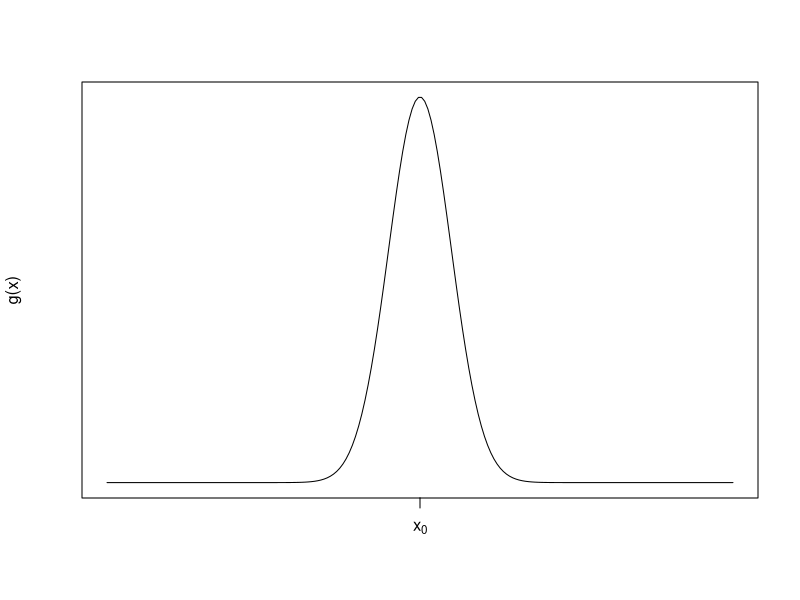
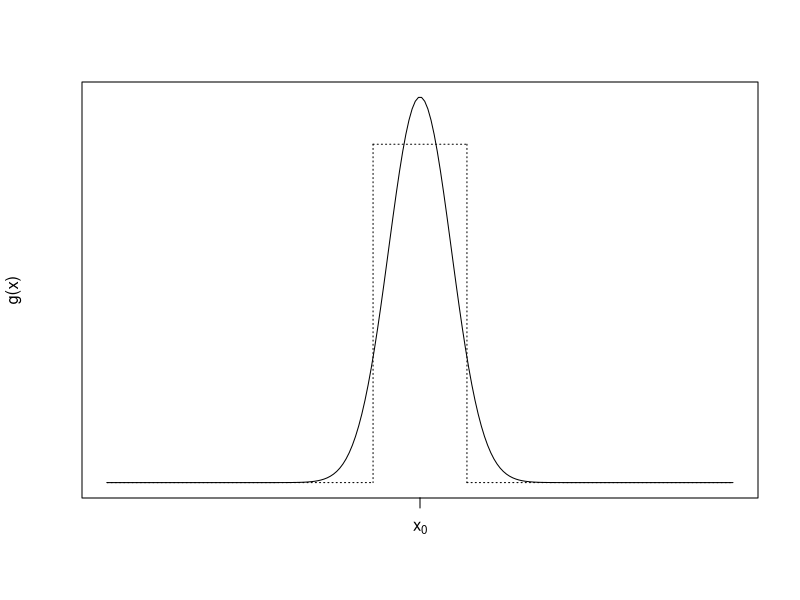

These charts were generated, in order, by the following R code:
## ---- chunk 1
curve(dnorm(x, 3, sd = 0.1), 2, 4, n = 200, xaxt = "n", xlab = "", 
      ylab = "g(x)", yaxt = "n")
axis(1, 3, expression(x[0]))
## ---- chunk 2
curve(dnorm(x, 3, sd = 0.1), 2, 4, n = 200, xaxt = "n", xlab = "", 
      ylab = "g(x)", yaxt = "n")
axis(1, 3, expression(x[0]))
segments(2.85, 3.5, 3.15, 3.5, lty = 3)
segments(2.85, 3.5, 2.85, 0, lty = 3)
segments(3.15, 3.5, 3.15, 0, lty = 3)
segments(2, 0, 2.85, 0, lty = 3)
segments(3.15, 0, 4, 0, lty = 3)
